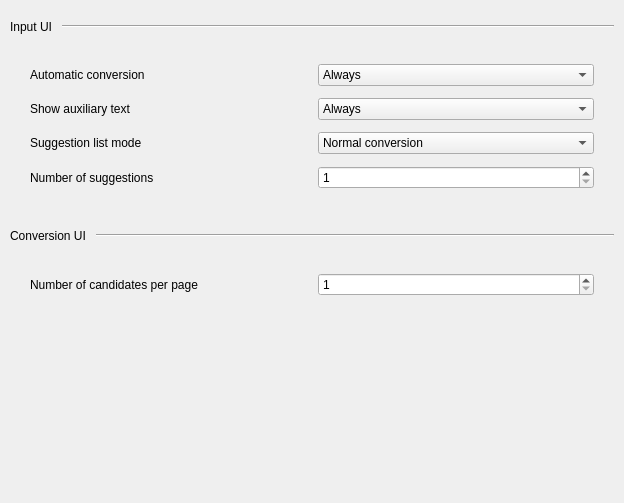
         <widget class="QWidget" name="userInterfaceTabScrollContents">
          <property name="geometry">
           <rect>
            <x>0</x>
            <y>0</y>
            <width>624</width>
            <height>503</height>
           </rect>
          </property>
          <layout class="QVBoxLayout" name="userInterfaceTabScrollContentsLayout">
           <property name="spacing">
            <number>10</number>
           </property>
           <property name="leftMargin">
            <number>10</number>
           </property>
           <property name="topMargin">
            <number>10</number>
           </property>
           <property name="rightMargin">
            <number>10</number>
           </property>
           <property name="bottomMargin">
            <number>10</number>
           </property>
           <item>
            <layout class="QHBoxLayout" name="inputUIHeader">
             <property name="topMargin">
              <number>10</number>
             </property>
             <property name="bottomMargin">
              <number>10</number>
             </property>
             <item>
              <widget class="QLabel" name="inputUILabel">
               <property name="text">
                <string>Input UI</string>
               </property>
              </widget>
             </item>
             <item>
              <widget class="Line" name="inputUILine">
               <property name="sizePolicy">
                <sizepolicy hsizetype="Expanding" vsizetype="Fixed">
                 <horstretch>0</horstretch>
                 <verstretch>0</verstretch>
                </sizepolicy>
               </property>
               <property name="orientation">
                <enum>Qt::Orientation::Horizontal</enum>
               </property>
              </widget>
             </item>
            </layout>
           </item>
           <item>
            <layout class="QGridLayout" name="inputUIGrid">
             <property name="leftMargin">
              <number>20</number>
             </property>
             <property name="topMargin">
              <number>10</number>
             </property>
             <property name="rightMargin">
              <number>20</number>
             </property>
             <property name="bottomMargin">
              <number>20</number>
             </property>
             <property name="spacing">
              <number>12</number>
             </property>
             <item row="0" column="0">
              <widget class="QLabel" name="autoConvertionLabel">
               <property name="minimumSize">
                <size>
                 <width>200</width>
                 <height>0</height>
                </size>
               </property>
               <property name="text">
                <string>Automatic conversion</string>
               </property>
              </widget>
             </item>
             <item row="0" column="1">
              <widget class="QComboBox" name="autoConvertion">
               <item>
                <property name="text">
                 <string>Always</string>
                </property>
               </item>
               <item>
                <property name="text">
                 <string>For multi-character input only</string>
                </property>
               </item>
               <item>
                <property name="text">
                 <string>Disabled</string>
                </property>
               </item>
              </widget>
             </item>
             <item row="1" column="0">
              <widget class="QLabel" name="auxiliaryTextLabel">
               <property name="minimumSize">
                <size>
                 <width>200</width>
                 <height>0</height>
                </size>
               </property>
               <property name="text">
                <string>Show auxiliary text</string>
               </property>
              </widget>
             </item>
             <item row="1" column="1">
              <widget class="QComboBox" name="auxiliaryText">
               <item>
                <property name="text">
                 <string>Always</string>
                </property>
               </item>
               <item>
                <property name="text">
                 <string>When cursor not at end</string>
                </property>
               </item>
               <item>
                <property name="text">
                 <string>Disabled</string>
                </property>
               </item>
              </widget>
             </item>
             <item row="2" column="0">
              <widget class="QLabel" name="suggestionListLabel">
               <property name="minimumSize">
                <size>
                 <width>200</width>
                 <height>0</height>
                </size>
               </property>
               <property name="text">
                <string>Suggestion list mode</string>
               </property>
              </widget>
             </item>
             <item row="2" column="1">
              <widget class="QComboBox" name="suggestionList">
               <item>
                <property name="text">
                 <string>Normal conversion</string>
                </property>
               </item>
               <item>
                <property name="text">
                 <string>Predictive conversion</string>
                </property>
               </item>
               <item>
                <property name="text">
                 <string>Disabled</string>
                </property>
               </item>
              </widget>
             </item>
             <item row="3" column="0">
              <widget class="QLabel" name="numSuggestionLabel">
               <property name="minimumSize">
                <size>
                 <width>200</width>
                 <height>0</height>
                </size>
               </property>
               <property name="text">
                <string>Number of suggestions</string>
               </property>
              </widget>
             </item>
             <item row="3" column="1">
              <widget class="QSpinBox" name="numSuggestion">
               <property name="minimum">
                <number>1</number>
               </property>
               <property name="maximum">
                <number>10</number>
               </property>
              </widget>
             </item>
            </layout>
           </item>
           <item>
            <layout class="QHBoxLayout" name="convertionUIHeader">
             <property name="topMargin">
              <number>10</number>
             </property>
             <property name="bottomMargin">
              <number>10</number>
             </property>
             <item>
              <widget class="QLabel" name="convertionUILabel">
               <property name="text">
                <string>Conversion UI</string>
               </property>
              </widget>
             </item>
             <item>
              <widget class="Line" name="convertionUILine">
               <property name="sizePolicy">
                <sizepolicy hsizetype="Expanding" vsizetype="Fixed">
                 <horstretch>0</horstretch>
                 <verstretch>0</verstretch>
                </sizepolicy>
               </property>
               <property name="orientation">
                <enum>Qt::Orientation::Horizontal</enum>
               </property>
              </widget>
             </item>
            </layout>
           </item>
           <item>
            <layout class="QGridLayout" name="conversionUIGrid">
             <property name="leftMargin">
              <number>20</number>
             </property>
             <property name="topMargin">
              <number>10</number>
             </property>
             <property name="rightMargin">
              <number>20</number>
             </property>
             <property name="bottomMargin">
              <number>20</number>
             </property>
             <property name="spacing">
              <number>12</number>
             </property>
             <item row="0" column="0">
              <widget class="QLabel" name="numCandidatesPerPageLabel">
               <property name="minimumSize">
                <size>
                 <width>200</width>
                 <height>0</height>
                </size>
               </property>
               <property name="text">
                <string>Number of candidates per page</string>
               </property>
              </widget>
             </item>
             <item row="0" column="1">
              <widget class="QSpinBox" name="numCandidatesPerPage">
               <property name="minimum">
                <number>1</number>
               </property>
               <property name="maximum">
                <number>10</number>
               </property>
              </widget>
             </item>
            </layout>
           </item>
           <item>
            <spacer name="interfaceTabBottomSpacer">
             <property name="orientation">
              <enum>Qt::Orientation::Vertical</enum>
             </property>
             <property name="sizeHint" stdset="0">
              <size>
               <width>20</width>
               <height>76</height>
              </size>
             </property>
            </spacer>
           </item>
          </layout>
         </widget>
